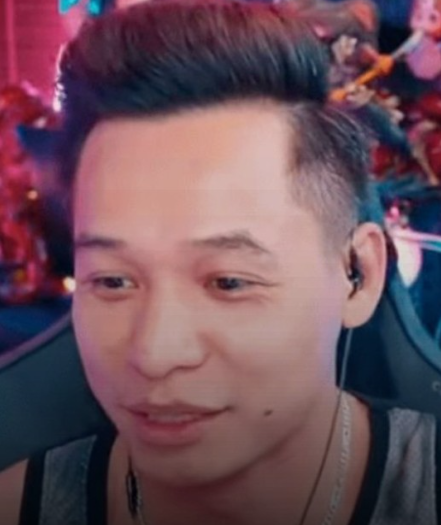
#> input picture images/anhdomixi.png, 441 x 525 px, given in place of lena_color.png, which was not available
$ python compare_gray_and_color.py
#> lines starting #> are read from the running program, lines starting #| are printed output that depends on the picture; pictures that were not available may be replaced by others from this repository, and a replacement may not be noted
#> further down, original_color is the input picture: shape (525, 441, 3); mean B, G, R 90.4, 79.5, 109.3
### utils.py
import numpy as np
import cv2

def add_salt_and_pepper_noise(image, noise_percentage):
    """
    Thêm nhiễu Salt & Pepper vào ảnh (tuân theo phân phối nhị thức).

    Tham số:
        image (numpy.ndarray): Ảnh đầu vào (grayscale hoặc màu, dtype uint8).
        noise_percentage (float): Xác suất mỗi pixel bị nhiễu (0.0 đến 1.0).

    Trả về:
        numpy.ndarray: Ảnh bị nhiễu.
    """
#> called with noise_percentage = 0.2
    noisy_image = np.copy(image)
    original_dtype = image.dtype

    if image.ndim == 2:  # Grayscale
        height, width = image.shape
        # Tạo mask nhiễu với xác suất p cho mỗi pixel
        rand = np.random.rand(height, width)
        salt_mask = rand < (noise_percentage / 2)
        pepper_mask = (rand >= (noise_percentage / 2)) & (rand < noise_percentage)

        noisy_image[salt_mask] = 255
        noisy_image[pepper_mask] = 0

    elif image.ndim == 3 and image.shape[2] == 3:  # Màu RGB
        height, width, _ = image.shape
        rand = np.random.rand(height, width)
        salt_mask = rand < (noise_percentage / 2)
        pepper_mask = (rand >= (noise_percentage / 2)) & (rand < noise_percentage)

        noisy_image[salt_mask] = [255, 255, 255]
        noisy_image[pepper_mask] = [0, 0, 0]

    else:
        raise ValueError("Chỉ hỗ trợ ảnh grayscale (2D) hoặc ảnh màu RGB (3D với 3 kênh).")

    return noisy_image.astype(original_dtype)


# [102 lines left out: functions add_salt_and_pepper_noise_channel_wise, add_gaussian_noise, add_speckle_noise, not called in this run]


# --- Các hàm tính lỗi ---
def calculate_mae(image_original, image_processed):
    """
    Tính Mean Absolute Error (MAE) giữa hai ảnh.
    Ưu tiên tính trên ảnh màu nếu cả hai ảnh là màu và cùng kích thước.
    Nếu không, hoặc nếu kích thước khác nhau, sẽ cố gắng chuyển về thang xám để so sánh.
    """
    # Trường hợp 1: Cả hai ảnh là ảnh màu và có cùng kích thước
    if image_original.ndim == 3 and image_processed.ndim == 3 and image_original.shape == image_processed.shape:
        print("Cả hai ảnh là ảnh màu và cùng kích thước. Tính MAE trên ảnh màu.")
        err = np.sum(np.abs(image_original.astype("float") - image_processed.astype("float")))
        mae = err / float(image_original.size) # image_original.size bao gồm tất cả các pixel trên tất cả các kênh
        return mae

    # Trường hợp 2: Một trong hai ảnh là ảnh xám hoặc kích thước khác nhau, cần chuẩn hóa về xám
    img_orig_final = image_original
    img_proc_final = image_processed

    # Chuyển ảnh gốc sang xám nếu nó là màu và ảnh xử lý là xám (hoặc ngược lại nếu cần)
    if image_original.ndim == 3 and image_processed.ndim == 2:
        print("Ảnh gốc màu, ảnh xử lý xám. Chuyển ảnh gốc sang xám.")
        img_orig_final = cv2.cvtColor(image_original, cv2.COLOR_BGR2GRAY)
    elif image_original.ndim == 2 and image_processed.ndim == 3:
        print("Ảnh gốc xám, ảnh xử lý màu. Chuyển ảnh xử lý sang xám.")
        img_proc_final = cv2.cvtColor(image_processed, cv2.COLOR_BGR2GRAY)
    # Nếu cả hai đều màu nhưng kích thước khác nhau (ít khả năng cho MAE/MSE trực tiếp)
    # hoặc một trong hai không phải là ảnh (ví dụ ndim < 2)
    # thì nên có xử lý lỗi cụ thể hơn hoặc quyết định cách chuẩn hóa.
    # Hiện tại, nếu kích thước khác nhau và không rơi vào trường hợp trên, sẽ cố gắng chuyển cả hai sang xám.

    # Nếu sau các bước trên, một trong hai vẫn là màu, chuyển nốt sang xám
    if img_orig_final.ndim == 3:
        print("Chuyển ảnh gốc (có thể đã qua xử lý) sang xám.")
        img_orig_final = cv2.cvtColor(img_orig_final, cv2.COLOR_BGR2GRAY)
    if img_proc_final.ndim == 3:
        print("Chuyển ảnh xử lý (có thể đã qua xử lý) sang xám.")
        img_proc_final = cv2.cvtColor(img_proc_final, cv2.COLOR_BGR2GRAY)

    # Kiểm tra lại kích thước sau khi đã cố gắng chuyển đổi
    if img_orig_final.shape != img_proc_final.shape:
        # Nếu kích thước vẫn không khớp, có thể raise lỗi hoặc quyết định một chiến lược khác
        # Ví dụ: resize một trong hai ảnh (nhưng điều này có thể ảnh hưởng đến độ chính xác của lỗi)
        # Ở đây, dựa theo logic code gốc, ta sẽ ưu tiên đảm bảo chúng cùng số chiều để tính.
        # Nếu một cái là màu một cái xám mà kích thước điểm ảnh bằng nhau thì code gốc sẽ lỗi ở đoạn cvtColor
        # Giả định là nếu đến đây mà shape khác nhau thì không so sánh được.
        raise ValueError(f"Kích thước ảnh không khớp sau khi chuyển đổi và không thể tính toán: {img_orig_final.shape} vs {img_proc_final.shape}")

    print("Tính MAE trên ảnh thang xám.")
    err = np.sum(np.abs(img_orig_final.astype("float") - img_proc_final.astype("float")))
    # Sử dụng size của ảnh đã được chuẩn hóa (có thể là xám)
    mae = err / float(img_orig_final.size)
    return mae

def calculate_mse(image_original, image_processed):
    """
    Tính Mean Squared Error (MSE) giữa hai ảnh.
    Ưu tiên tính trên ảnh màu nếu cả hai ảnh là màu và cùng kích thước.
    Nếu không, hoặc nếu kích thước khác nhau, sẽ cố gắng chuyển về thang xám để so sánh.
    """
    # Trường hợp 1: Cả hai ảnh là ảnh màu và có cùng kích thước
    if image_original.ndim == 3 and image_processed.ndim == 3 and image_original.shape == image_processed.shape:
        print("Cả hai ảnh là ảnh màu và cùng kích thước. Tính MSE trên ảnh màu.")
        # Tính toán trên ảnh màu
        # Đảm bảo kiểu dữ liệu là float để tránh tràn số khi bình phương và cộng dồn
        err = np.sum((image_original.astype("float") - image_processed.astype("float")) ** 2)
        # image_original.size bao gồm tất cả các pixel trên tất cả các kênh (cao * rộng * số kênh)
        mse = err / float(image_original.size)
        return mse

    # Trường hợp 2: Một trong hai ảnh là ảnh xám hoặc kích thước khác nhau, cần chuẩn hóa về xám
    img_orig_final = image_original
    img_proc_final = image_processed

    # Chuyển ảnh gốc sang xám nếu nó là màu và ảnh xử lý là xám (hoặc ngược lại nếu cần)
    if image_original.ndim == 3 and image_processed.ndim == 2:
        print("Ảnh gốc màu, ảnh xử lý xám. Chuyển ảnh gốc sang xám.")
        img_orig_final = cv2.cvtColor(image_original, cv2.COLOR_BGR2GRAY)
    elif image_original.ndim == 2 and image_processed.ndim == 3:
        print("Ảnh gốc xám, ảnh xử lý màu. Chuyển ảnh xử lý sang xám.")
        img_proc_final = cv2.cvtColor(image_processed, cv2.COLOR_BGR2GRAY)
    # Các trường hợp khác cần chuẩn hóa hoặc gây lỗi sẽ được xử lý bên dưới

    # Nếu sau các bước trên, một trong hai vẫn là màu (và cái kia có thể đã được chuyển thành xám
    # hoặc cả hai đều màu nhưng kích thước ban đầu khác nhau), chuyển nốt sang xám.
    # Mục tiêu là đưa cả hai về thang xám để so sánh nếu không thể so sánh màu.
    if img_orig_final.ndim == 3:
        print("Chuyển ảnh gốc (có thể đã qua xử lý) sang xám.")
        img_orig_final = cv2.cvtColor(img_orig_final, cv2.COLOR_BGR2GRAY)
    if img_proc_final.ndim == 3:
        print("Chuyển ảnh xử lý (có thể đã qua xử lý) sang xám.")
        img_proc_final = cv2.cvtColor(img_proc_final, cv2.COLOR_BGR2GRAY)

    # Kiểm tra lại kích thước sau khi đã cố gắng chuyển đổi
    if img_orig_final.shape != img_proc_final.shape:
        # Nếu kích thước vẫn không khớp, không thể tính toán.
        raise ValueError(f"Kích thước ảnh không khớp sau khi chuyển đổi và không thể tính toán MSE: {img_orig_final.shape} vs {img_proc_final.shape}")

    print("Tính MSE trên ảnh thang xám.")
    # Tính toán trên ảnh thang xám
    err = np.sum((img_orig_final.astype("float") - img_proc_final.astype("float")) ** 2)
    # Sử dụng size của ảnh đã được chuẩn hóa (chắc chắn là xám ở bước này nếu vào nhánh này)
    mse = err / float(img_orig_final.size)
    return mse

def convert_to_grayscale(image):
    """
    Chuyển ảnh bất kỳ (màu hoặc xám) về ảnh grayscale.
    Nếu ảnh đã là grayscale thì giữ nguyên.
    """
    if image.ndim == 3:
        return cv2.cvtColor(image, cv2.COLOR_BGR2GRAY)
    return image.copy()

### atpmf.py
import numpy as np
from scipy.ndimage import median_filter
import cv2 # Sử dụng OpenCV để đọc/ghi ảnh (tùy chọn)
from utils import add_salt_and_pepper_noise
from utils import add_gaussian_noise
from utils import add_speckle_noise

def atpmf_grayscale(X, W1_size=3, W2_size=3, a=1.0, b=1.0):
    """
    Thực hiện bộ lọc trung vị hai lượt thích ứng cho ảnh thang độ xám.

    Tham số:
        X (numpy.ndarray): Ảnh thang độ xám đầu vào (dạng float, giá trị 0-255 hoặc 0-1).
        W1_size (int): Kích thước cửa sổ lọc trung vị lần 1 (ví dụ: 3 cho 3x3).
        W2_size (int): Kích thước cửa sổ lọc trung vị lần 2.
        a (float): Tham số điều khiển ngưỡng phát hiện cột 'sửa lỗi quá mức'.
        b (float): Tham số điều khiển số lượng pixel được khôi phục.

    Trả về:
        numpy.ndarray: Ảnh thang độ xám đã được lọc.
    """
#> called with W1_size = 3, W2_size = 3, a = 1, b = 1
    if X.ndim != 2:
        raise ValueError("Ảnh đầu vào phải là ảnh thang độ xám (2 chiều).")
    if W1_size % 2 == 0 or W2_size % 2 == 0:
        raise ValueError("Kích thước cửa sổ lọc phải là số lẻ.")

    # Đảm bảo ảnh ở dạng float để tính toán chính xác
    X_float = X.astype(np.float64)
    M, N = X_float.shape

    # --- Bước 1: Lọc trung vị lần 1 ---
    Y = median_filter(X_float, size=W1_size, mode='reflect')
    # Ma trận chỉ số lỗi 1 (1 nếu X khác Y, 0 nếu giống)
    E1 = (np.abs(X_float - Y) > 1e-6).astype(int) # So sánh float với sai số nhỏ
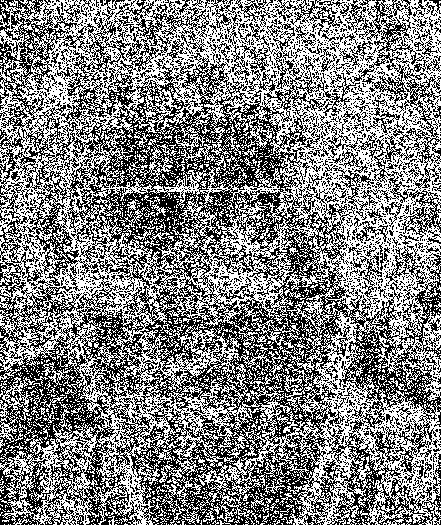
#> E1: shape (525, 441) int64; values 0 (black) and 1 (white), 51.2% white; black in thin lines or dots

    # --- Bước 2: Bước Thích ứng ---
    Y_tilde = Y.copy() # Ảnh trung gian để khôi phục
    E2 = np.zeros_like(X_float, dtype=int) # Ma trận chỉ số lỗi 2

    # Tính toán thống kê nhiễu
    num_noisy_pixels_total = np.sum(E1)
#> num_noisy_pixels_total = 118618
    if M * N > 0:
         # Tỷ lệ nhiễu trung bình ước tính toàn ảnh (theo paper là chia N, nhưng hợp lý hơn là M*N)
         # Chúng ta sẽ dùng Lambda là tỷ lệ lỗi ước tính trên mỗi cột trung bình
        lambda_n = np.sum(E1, axis=0) / M if M > 0 else np.zeros(N) # Tỷ lệ nhiễu trên từng cột
#> lambda_n = 441 values, max 0.65 at index 320, min 0.392 at index 173, mean 0.512
        Lambda = np.mean(lambda_n) # Lấy trung bình tỷ lệ lỗi các cột
#> Lambda = 0.512
    else:
        Lambda = 0
        lambda_n = np.zeros(N)

    if N > 1:
      sigma_lambda = np.std(lambda_n)
#> sigma_lambda = 0.0488
    else:
      sigma_lambda = 0 # Tránh lỗi nếu chỉ có 1 cột

    # Ngưỡng phát hiện cột "sửa lỗi quá mức"
    eta = a * sigma_lambda
#> eta = 0.0488
    epsilon = 1e-9 # Ngưỡng nhỏ để kiểm tra sigma_lambda

    # Xử lý từng cột
    for n in range(N):
        # Kiểm định giả thuyết (một phía)
        # Chỉ thực hiện nếu sigma_lambda đáng kể và tỷ lệ cột vượt ngưỡng Lambda + eta
        if sigma_lambda > epsilon and (lambda_n[n] - Lambda) > eta:
            # Cột này bị nghi ngờ "sửa lỗi quá mức"
            e_col = X_float[:, n] - Y[:, n] # Sai khác giữa gốc và kết quả lọc 1

            # Xác định số pixel cần khôi phục (K)
            # Dựa theo công thức Fig 4, nhưng nhân với M để ra số pixel
            # Đảm bảo K không âm
            K = int(round(max(0.0, (lambda_n[n] - Lambda + b * sigma_lambda)) * M))
            # K = int(round(max(0.0, (lambda_n[n] - (Lambda + eta) + b * sigma_lambda)) * M)) # Cách diễn giải khác

            if K > 0:
                # Tìm chỉ số của các pixel đã bị thay đổi trong cột này (E1=1)
                changed_indices = np.where(E1[:, n] == 1)[0]

                if len(changed_indices) > 0:
                    # Tính sai số tuyệt đối tại các vị trí bị thay đổi
                    abs_errors_at_changed = np.abs(e_col[changed_indices])

                    # Số lượng pixel tối đa có thể khôi phục là số pixel đã thay đổi
                    num_to_restore = min(K, len(changed_indices))

                    if num_to_restore > 0:
                        # Tìm chỉ số (trong mảng changed_indices) của K lỗi nhỏ nhất
                        # argsort trả về chỉ số để sắp xếp mảng theo thứ tự tăng dần
                        sorted_local_indices = np.argsort(abs_errors_at_changed)
                        indices_to_restore_local = sorted_local_indices[:num_to_restore]

                        # Chuyển về chỉ số gốc trong cột (indices trong mảng 0 đến M-1)
                        indices_to_restore_global = changed_indices[indices_to_restore_local]

                        # Khôi phục giá trị gốc và đánh dấu E2
                        Y_tilde[indices_to_restore_global, n] = X_float[indices_to_restore_global, n]
                        E2[indices_to_restore_global, n] = 1
#> this loop made 441 passes
#> (K, num_to_restore) on passes 20, 21, 54, 61, 62, 66, 68, 80: (52, 52), (58, 58), (53, 53), (62, 62), (52, 52), (57, 57), (57, 57), (66, 66)
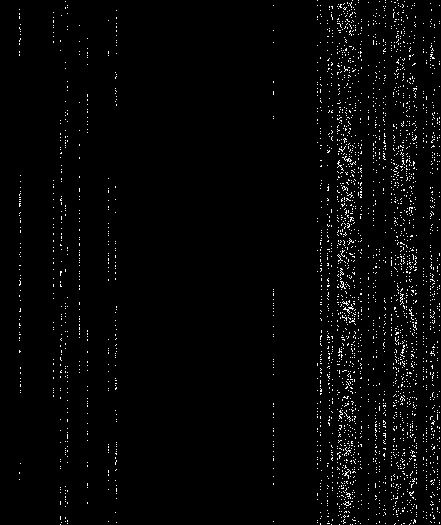
#> E2: shape (525, 441) int64; values 0 (black) and 1 (white), 2.3% white in thin lines or dots
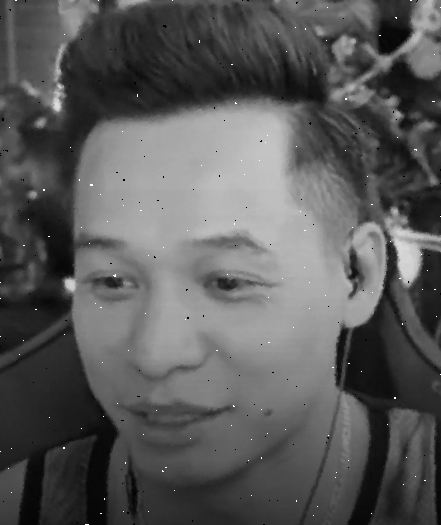
#> Y_tilde: shape (525, 441) float64; min 0, max 255, mean 89.7

    # --- Bước 3: Lọc trung vị lần 2 (có điều kiện) ---
    # Chỉ lọc những pixel không được đánh dấu trong E2 (nghĩa là không được khôi phục)
    # Cách 1: Lọc toàn bộ rồi kết hợp (như trong mô tả trước)
    Z_pass2 = median_filter(Y_tilde, size=W2_size, mode='reflect')
    Z = np.where(E2 == 1, Y_tilde, Z_pass2) # Giữ nguyên pixel đã khôi phục (E2=1), còn lại lấy kết quả lọc 2

    # # Cách 2: Tạo mask và chỉ lọc các pixel không bị mask (phức tạp hơn với median_filter của scipy)
    # # Cần triển khai median filter tùy chỉnh nếu muốn làm theo cách này hiệu quả.

    # Chuyển về kiểu dữ liệu gốc nếu cần (ví dụ uint8)
    if X.dtype == np.uint8:
        Z = np.clip(Z, 0, 255).astype(np.uint8)
    else:
        # Giữ nguyên float nếu đầu vào là float
        pass # Hoặc clip về [0, 1] nếu đầu vào là float 0-1

    return Z

# --- Hàm xử lý ảnh màu bằng cách áp dụng lên từng kênh ---
def atpmf_color_per_channel(X_color, W1_size=3, W2_size=3, a=1.0, b=1.0):
    """
    Áp dụng bộ lọc ATPMF lên từng kênh màu của ảnh một cách độc lập.

    Tham số:
        X_color (numpy.ndarray): Ảnh màu đầu vào (ví dụ: định dạng BGR của OpenCV hoặc RGB).
                                   Giả định là 3 kênh màu.
        W1_size (int): Kích thước cửa sổ lọc trung vị lần 1.
        W2_size (int): Kích thước cửa sổ lọc trung vị lần 2.
        a (float): Tham số 'a' cho bước thích ứng.
        b (float): Tham số 'b' cho bước thích ứng.

    Trả về:
        numpy.ndarray: Ảnh màu đã được lọc.
    """
#> called with W1_size = 3, W2_size = 3, a = 1, b = 1
    if X_color.ndim != 3 or X_color.shape[2] != 3:
        raise ValueError("Ảnh đầu vào phải là ảnh màu 3 kênh.")

    # Lưu kiểu dữ liệu gốc
    original_dtype = X_color.dtype
    # Chuyển sang float để tính toán
    X_color_float = X_color.astype(np.float64)

    # Tách các kênh màu
    channels = cv2.split(X_color_float) # Hoặc channels = [X_color_float[:,:,i] for i in range(3)]

    processed_channels = []
    for channel in channels:
        # Áp dụng bộ lọc ATPMF cho từng kênh
        processed_channel = atpmf_grayscale(channel, W1_size, W2_size, a, b)
        processed_channels.append(processed_channel)
#> this loop made 3 passes
#> (num_noisy_pixels_total in atpmf_grayscale, Lambda in atpmf_grayscale, sigma_lambda in atpmf_grayscale, eta in atpmf_grayscale) on passes 1 to 3: (121645, 0.525, 0.0486, 0.0486), (119644, 0.517, 0.049, 0.049), (121073, 0.523, 0.0477, 0.0477)
#> pass 1, in atpmf_grayscale (call 2), `X_float = X.astype(np.float64)`:
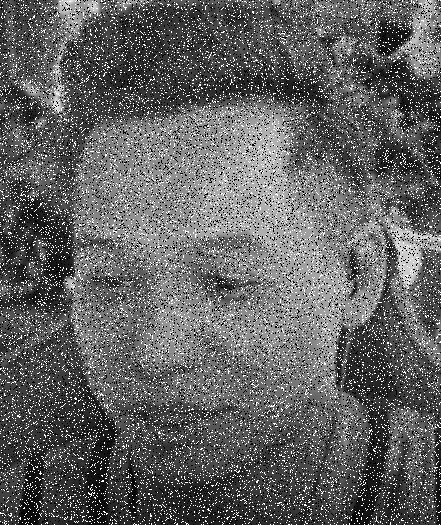
#> X_float: shape (525, 441) float64; min 0, max 255, mean 97.9
#> pass 1, in atpmf_grayscale (call 2), `E1 = (np.abs(X_float - Y) > 1e-6).astype(int)`:
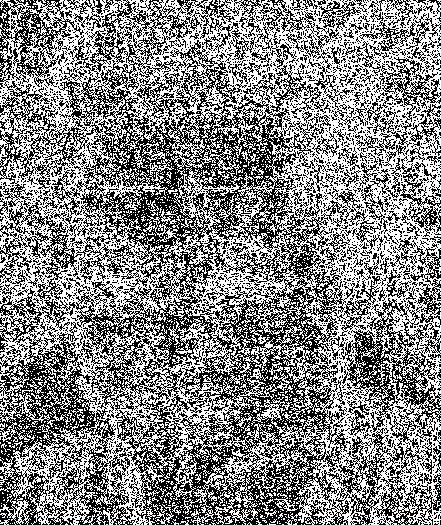
#> E1: shape (525, 441) int64; values 0 (black) and 1 (white), 52.5% white; black in thin lines or dots
#> after the loop, processed_channels = 3 items

    # Ghép các kênh đã xử lý lại
    Z_color = cv2.merge(processed_channels)

    # Chuyển về kiểu dữ liệu gốc
    if original_dtype == np.uint8:
         # Clip giá trị về khoảng 0-255 trước khi chuyển kiểu uint8
        Z_color = np.clip(Z_color, 0, 255).astype(np.uint8)
    # else: giữ nguyên float nếu đầu vào là float (ví dụ 0-1)
    #     Z_color = np.clip(Z_color, 0, 1.0) # Nếu đầu vào là float 0-1

    return Z_color


# [29 lines of commented-out code are left out]
# [135 lines that do not run on import are left out]

### compare_gray_and_color.py
import numpy as np
import cv2
import matplotlib.pyplot as plt
from utils import add_salt_and_pepper_noise
from atpmf import atpmf_color_per_channel
from atpmf import atpmf_grayscale
from utils import calculate_mse
from utils import calculate_mae
from utils import convert_to_grayscale

if __name__ == "__main__":
    # --- Tham số ---
    original_image_path = 'images/lena_color.png'
    w1 = 3
    w2 = 3
    param_a = 1.0
    param_b = 1.0

    # --- Dải mức nhiễu cần kiểm tra (% -> ratio) ---
    noise_percentages = np.arange(0.05, 1.01, 0.05) # Từ 5% đến 100%, bước nhảy 5%

    # --- List để lưu kết quả ---
    mae_gray_results = []
    mse_gray_results = []
    mae_color_results = []
    mse_color_results = []

    print("Đang thực hiện tính toán lỗi MAE/MSE với các mức nhiễu khác nhau...")
    print(f"Ảnh gốc: {original_image_path}")
    print(f"Tham số ATPMF: W1={w1}, W2={w2}, a={param_a}, b={param_b}")
    print("-" * 50)

    # --- Tải ảnh gốc một lần ---
    try:
        original_color = cv2.imread(original_image_path, cv2.IMREAD_COLOR)
        if original_color is None:
            raise FileNotFoundError(f"Không tìm thấy hoặc không đọc được ảnh: {original_image_path}")

        # Tạo ảnh grayscale từ ảnh màu
        original_gray = convert_to_grayscale(original_color)

        # --- Hiển thị ảnh trước và sau cho một mức nhiễu cụ thể ---
        # Chọn một mức nhiễu để hiển thị, ví dụ: 20%
        display_noise_percentage = 0.20
        # Tìm mức nhiễu gần nhất trong danh sách nếu 0.20 không có sẵn
        if display_noise_percentage not in noise_percentages:
            display_noise_idx = min(range(len(noise_percentages)), key=lambda i: abs(noise_percentages[i]-display_noise_percentage))
            display_noise_percentage = noise_percentages[display_noise_idx]

        print(f"\n--- Hiển thị ảnh cho mức nhiễu: {display_noise_percentage*100:.1f}% ---")

        # 1. Xử lý và hiển thị ảnh thang xám cho mức nhiễu đã chọn
        noisy_gray_display = add_salt_and_pepper_noise(original_gray, noise_percentage=display_noise_percentage)
        filtered_gray_display = atpmf_grayscale(noisy_gray_display, W1_size=w1, W2_size=w2, a=param_a, b=param_b)

        plt.figure(figsize=(15, 5))
        plt.suptitle(f'Ảnh Thang Xám (Grayscale) - Nhiễu: {display_noise_percentage*100:.1f}%', fontsize=16)

        plt.subplot(1, 3, 1)
        plt.imshow(original_gray, cmap='gray')
        plt.title('Ảnh Gốc (Grayscale)')
        plt.axis('off')

        plt.subplot(1, 3, 2)
        plt.imshow(noisy_gray_display, cmap='gray')
        plt.title('Ảnh Nhiễu (Grayscale)')
        plt.axis('off')

        plt.subplot(1, 3, 3)
        plt.imshow(filtered_gray_display, cmap='gray')
        plt.title('Ảnh Lọc (Grayscale ATPMF)')
        plt.axis('off')
        plt.show() # Hiển thị cửa sổ so sánh ảnh thang xám

        # 2. Xử lý và hiển thị ảnh màu cho mức nhiễu đã chọn
        # Thêm nhiễu vào bản sao của ảnh gốc màu để không ảnh hưởng tới các vòng lặp sau
        noisy_color_display = add_salt_and_pepper_noise(original_color.copy(), noise_percentage=display_noise_percentage)
        filtered_color_display = atpmf_color_per_channel(noisy_color_display, W1_size=w1, W2_size=w2, a=param_a, b=param_b)

        plt.figure(figsize=(18, 6))
        plt.suptitle(f'Ảnh Màu (Color) - Nhiễu: {display_noise_percentage*100:.1f}%', fontsize=16)

        plt.subplot(1, 3, 1)
        plt.imshow(cv2.cvtColor(original_color, cv2.COLOR_BGR2RGB))
        plt.title('Ảnh Gốc (Color)')
        plt.axis('off')

        plt.subplot(1, 3, 2)
        plt.imshow(cv2.cvtColor(noisy_color_display, cv2.COLOR_BGR2RGB))
        plt.title('Ảnh Nhiễu (Color)')
        plt.axis('off')

        plt.subplot(1, 3, 3)
        plt.imshow(cv2.cvtColor(filtered_color_display, cv2.COLOR_BGR2RGB))
        plt.title('Ảnh Lọc (Color ATPMF)')
        plt.axis('off')
        plt.show() # Hiển thị cửa sổ so sánh ảnh màu
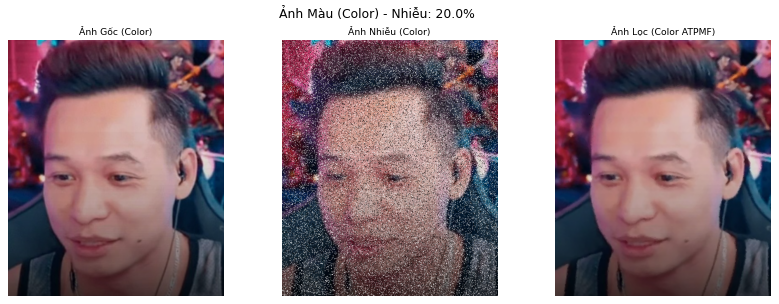
#> figure drawn by matplotlib, 3 panels

        # --- Lặp qua từng mức nhiễu ---
        for i, noise_percentage in enumerate(noise_percentages):
            print(f"Đang xử lý mức nhiễu: {noise_percentages[i]*100}%")

            # 1. Xử lý ảnh thang xám
            noisy_gray = add_salt_and_pepper_noise(original_gray, noise_percentage=noise_percentage)
            filtered_gray = atpmf_grayscale(noisy_gray, W1_size=w1, W2_size=w2, a=param_a, b=param_b)
            mae_g = calculate_mae(original_gray, filtered_gray)
            mse_g = calculate_mse(original_gray, filtered_gray)
            mae_gray_results.append(mae_g)
            mse_gray_results.append(mse_g)
            print(f"  [Gray]  MAE: {mae_g:.4f}, MSE: {mse_g:.4f}")

            # 2. Xử lý ảnh màu
            noisy_color = add_salt_and_pepper_noise(original_color, noise_percentage=noise_percentage)
            filtered_color = atpmf_color_per_channel(noisy_color, W1_size=w1, W2_size=w2, a=param_a, b=param_b)
            mae_c = calculate_mae(original_color, filtered_color)
            mse_c = calculate_mse(original_color, filtered_color)
            mae_color_results.append(mae_c)
            mse_color_results.append(mse_c)
            print(f"  [Color] MAE: {mae_c:.4f}, MSE: {mse_c:.4f}")
#> this loop made 20 passes
#> mae_g on passes 1 to 7: 0.602, 0.735, 0.86, 0.992, 1.17, 1.38, 1.75
#> (printed output is left out)
#> pass 1, `noisy_gray = add_salt_and_pepper_noise(original_gray, noise_percentage..`:
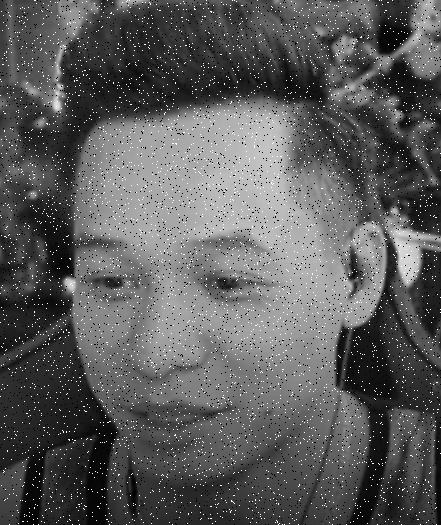
#> noisy_gray: shape (525, 441); min 0, max 255, mean 91.6
#> (the rest of the program and of its run is left out)
